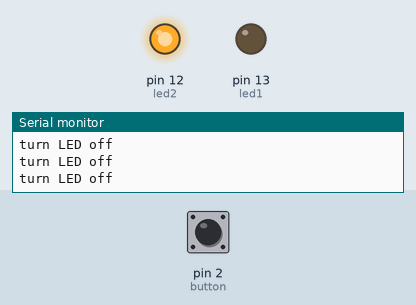
Recording of a sketch running on a simulated Arduino Uno, built with avr-gcc and run on an emulated ATmega328P. Shown: output pins drawn as LEDs (lit = HIGH), the last lines printed to the serial monitor. Dashed ring = blinking. Inputs (shaded band) come from the test bench; at power-on: pin 2 (button) LOW.

Above: at 1.2 s.
1.3 s: pin 2 (button) pulled HIGH for 0.15 s
At 1.39 s:
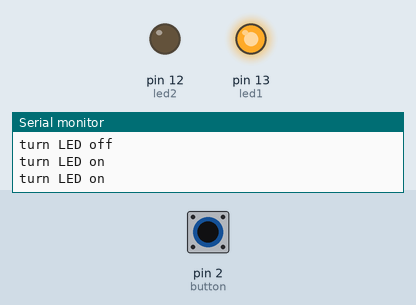
2.9 s: pin 2 (button) pulled HIGH for 1 s
At 5.0 s:
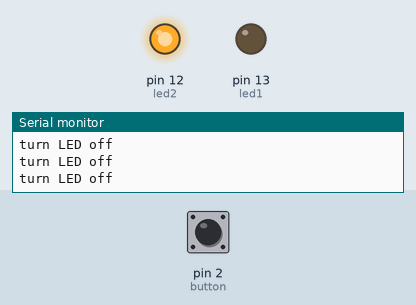
6.9 s: pin 2 (button) pulsed HIGH 2 times (0.12 s each, 0.3 s apart)
At 7.12 s:
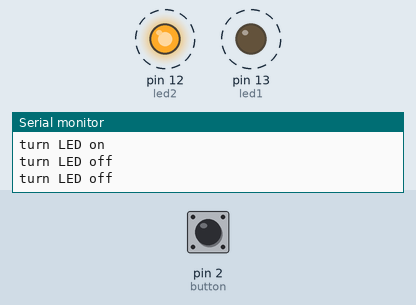
Timing chart, 0 to 9.9 s (numbered marks = the images above; inputs shaded):
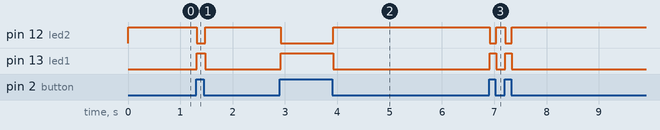

Measured:
- after the input at 1.3 s, pin 12 (led2): HIGH → LOW at once, → HIGH 0.16 s later; pin 13 (led1): LOW → HIGH at once, → LOW 0.16 s later
- after the input at 2.9 s, pin 12 (led2): HIGH → LOW at once, → HIGH 1.0 s later; pin 13 (led1): LOW → HIGH at once, → LOW 1.0 s later
- after the input at 6.9 s, pin 12 (led2): alternates HIGH for 0.17 s and LOW for 0.12 s, 4 changes in all, then stays HIGH, starting at once; pin 13 (led1): alternates HIGH for 0.12 s and LOW for 0.17 s, 4 changes in all, then stays LOW, starting at once

The sketch:

TheUnnamedCircuit.ino
```cpp
// (licence header left out)
int button = 2;
int led1 = 13;
int led2 = 12;
int buttonState = 0;
void setup() {
Serial.begin(9600);
  pinMode(led1,OUTPUT);
  pinMode(led2,OUTPUT);
  pinMode(button,INPUT);
}
void loop(){
	  buttonState = digitalRead(button);
 if (buttonState == HIGH) {
	Serial.println("turn LED on");
   digitalWrite(led2, LOW);
   digitalWrite(led1, HIGH);
  }
 else {
	Serial.println("turn LED off");
    digitalWrite(led2, HIGH);
    digitalWrite(led1, LOW);
  }
}
```
